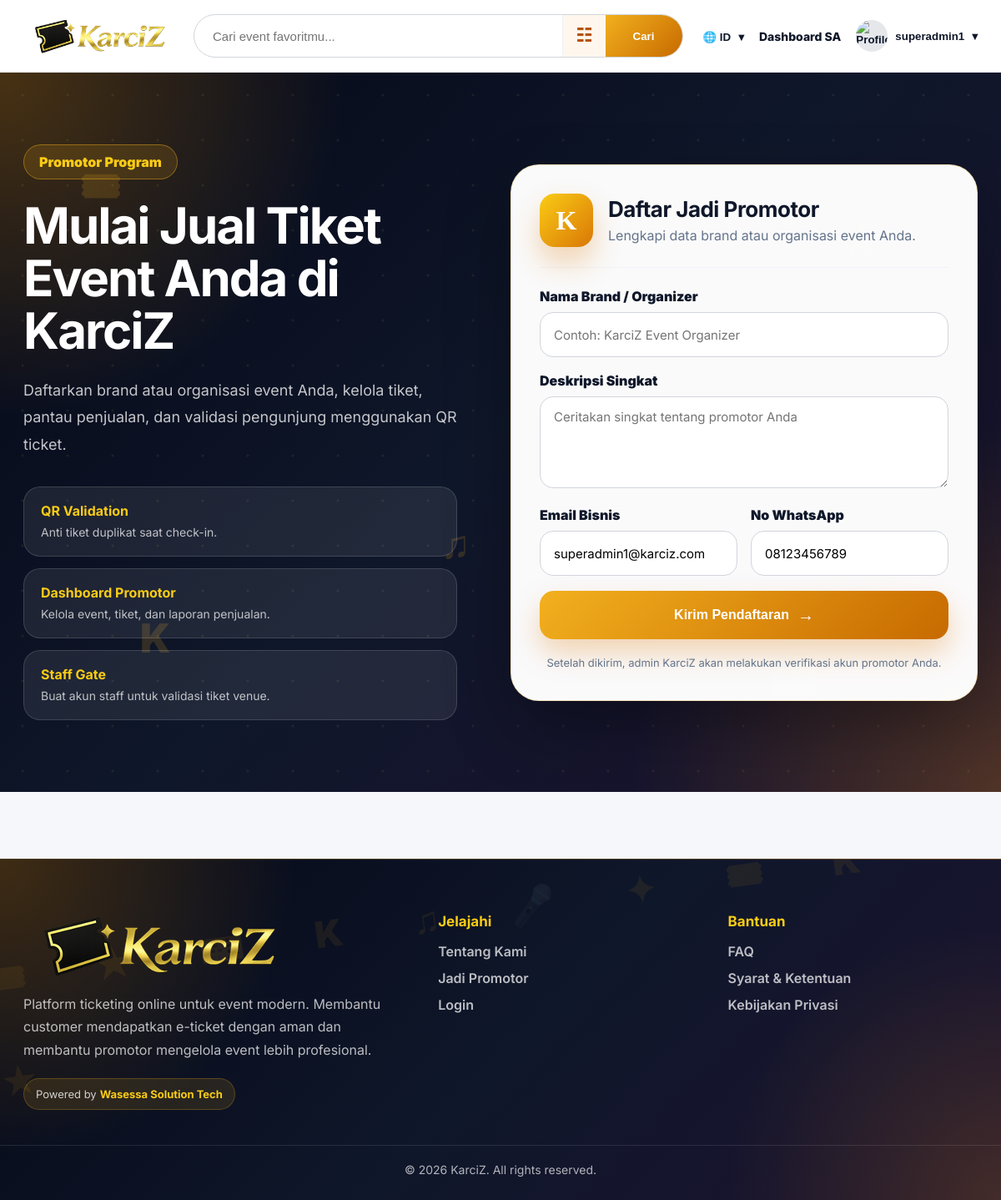
Page /register-promotor.php (signed in) on the committed database.
### tables this page shows
CREATE TABLE `users` (
  `id` int(11) NOT NULL,
  `username` varchar(50) DEFAULT NULL,
  `email` varchar(100) DEFAULT NULL,
  `password` varchar(255) DEFAULT NULL,
  `no_whatsapp` varchar(20) DEFAULT NULL,
  `role` enum('customer','organizer','superadmin','staff_gate') NOT NULL DEFAULT 'customer',
  `created_at` timestamp NOT NULL DEFAULT current_timestamp(),
  `profile_image` varchar(255) DEFAULT NULL,
  `status` enum('pending','approved','rejected') DEFAULT 'pending'
);

### register-promotor.php (the view, shortened to what this page needs)
<?php
include 'config.php';
$username_login = $_SESSION['user'];
$stmtUser = $conn->prepare("SELECT id, username, email, no_whatsapp FROM users WHERE username=? LIMIT 1");
$stmtUser->bind_param("s", $username_login);
$stmtUser->execute();
$user = $stmtUser->get_result()->fetch_assoc();
?>
<!DOCTYPE html>
<html lang="id">
<head>
    <link rel="stylesheet" href="/Karciz/assets/css/style.css?v=1">
    <link rel="stylesheet" href="/Karciz/assets/css/navbar.css?v=2">
    <link rel="stylesheet" href="/Karciz/assets/css/footer.css?v=1">
    <link rel="stylesheet" href="/Karciz/assets/css/register-promotor.css?v=1">
</head>
<body>
<?php include __DIR__ . '/components/navbar.php'; ?>
<main class="promotor-register-page">
    <section class="promotor-register-hero">
        <div class="promotor-pattern">
            <span>🎟</span><span>★</span><span>K</span><span>🎫</span><span>🎤</span><span>♫</span>
        </div>
        <div class="container">
            <div class="promotor-register-layout">
                <div class="promotor-copy">
                    <div class="promotor-badge">Promotor Program</div>
                    <h1>Mulai Jual Tiket Event Anda di KarciZ</h1>
                    <p>
                        Daftarkan brand atau organisasi event Anda, kelola tiket,
                        pantau penjualan, dan validasi pengunjung menggunakan QR ticket.
                    </p>
                    <div class="promotor-benefits">
                        <div>
                            <strong>QR Validation</strong>
                            <span>Anti tiket duplikat saat check-in.</span>
                        </div>
                        <div>
                            <strong>Dashboard Promotor</strong>
                            <span>Kelola event, tiket, dan laporan penjualan.</span>
                        </div>
                        <div>
                            <strong>Staff Gate</strong>
                            <span>Buat akun staff untuk validasi tiket venue.</span>
                        </div>
                    </div>
                </div>
                <div class="promotor-form-card">
                    <div class="form-header">
                        <div class="form-icon">K</div>
                        <div>
                            <h2>Daftar Jadi Promotor</h2>
                            <p>Lengkapi data brand atau organisasi event Anda.</p>
                        </div>
                    </div>
                    <form method="POST" class="promotor-form">
                        <div class="promotor-form-group">
                            <label>Nama Brand / Organizer</label>
                            <input
                                type="text"
                                name="nama_brand"
                                placeholder="Contoh: KarciZ Event Organizer"
                                required
                            >
                        </div>
                        <div class="promotor-form-group">
                            <label>Deskripsi Singkat</label>
                            <textarea
                                name="deskripsi_singkat"
                                placeholder="Ceritakan singkat tentang promotor Anda"
                                rows="4"
                                required
                            ></textarea>
                        </div>
                        <div class="promotor-form-grid">
                            <div class="promotor-form-group">
                                <label>Email Bisnis</label>
                                <input
                                    type="email"
                                    name="email_bisnis"
                                    value="<?= htmlspecialchars($user['email']); ?>"
                                    required
                                >
                            </div>
                            <div class="promotor-form-group">
                                <label>No WhatsApp</label>
                                <input
                                    type="text"
                                    name="no_wa"
                                    value="<?= htmlspecialchars($user['no_whatsapp']); ?>"
                                    placeholder="08123456789"
                                    required
                                >
                            </div>
                        </div>
                        <button type="submit" class="promotor-submit-btn">
                            Kirim Pendaftaran
                            <span>→</span>
                        </button>
                        <p class="promotor-note">
                            Setelah dikirim, admin KarciZ akan melakukan verifikasi akun promotor Anda.
                        </p>
                    </form>
                </div>
            </div>
        </div>
    </section>
</main>
<?php include __DIR__ . '/components/footer.php'; ?>
</body>
</html>

### components/navbar.php (shortened to what this page needs)
<?php
require_once __DIR__ . '/../config.php';
$lang = $_SESSION['lang'] ?? 'id';
$text = [
    'id' => [
        'search' => 'Cari event favoritmu...',
        'category' => 'Kategori',
        'all_category' => 'Semua Kategori',
        'location' => 'Lokasi',
        'date' => 'Tanggal',
        'show_finished' => 'Tampilkan event selesai',
        'apply_filter' => 'Terapkan Filter',
        'search_btn' => 'Cari',
        'login' => 'Login',
        'promoter_dashboard' => 'Dashboard Promotor',
        'admin_dashboard' => 'Dashboard SA',
        'my_karciz' => 'My KarciZ',
        'edit_profile' => 'Edit Profile',
        'my_ticket' => 'My Ticket',
        'logout' => 'Logout',
        'not_found' => 'Event tidak ditemukan.',
        'failed_search' => 'Gagal memuat hasil pencarian.'
    ],
    'en' => [
        'search' => 'Search your favorite event...',
        'category' => 'Category',
        'all_category' => 'All Categories',
        'location' => 'Location',
        'date' => 'Date',
        'show_finished' => 'Show finished events',
        'apply_filter' => 'Apply Filter',
        'search_btn' => 'Search',
        'login' => 'Log In',
        'promoter_dashboard' => 'Promoter Dashboard',
        'admin_dashboard' => 'Super Admin Dashboard',
        'my_karciz' => 'My KarciZ',
        'edit_profile' => 'Edit Profile',
        'my_ticket' => 'My Ticket',
        'logout' => 'Logout',
        'not_found' => 'Event not found.',
        'failed_search' => 'Failed to load search results.'
    ]
];
function tr_text($key) {
    global $text, $lang;
    return $text[$lang][$key] ?? $key;
}
$user_data = null;
$role = $_SESSION['role'] ?? null;
if (!empty($_SESSION['user'])) {
    $username = $_SESSION['user'];
    $stmt = $conn->prepare("SELECT username, profile_image FROM users WHERE username=? LIMIT 1");
    $stmt->bind_param("s", $username);
    $stmt->execute();
    $user_data = $stmt->get_result()->fetch_assoc();
}
$profile_img = $user_data && !empty($user_data['profile_image'])
    ? $user_data['profile_image']
    : 'default-profile.png';
$username_display = $user_data['username'] ?? 'Guest';
?>
<header class="premium-navbar">
  <div class="container premium-nav-wrap">
    <a href="/Karciz/index.php" class="premium-logo">
      <img src="/Karciz/assets/images/logo/logo.png" alt="KarciZ">
    </a>
    <form action="/Karciz/index.php" method="GET" class="premium-search" autocomplete="off">
      <div class="search-main">
        <input
          type="text"
          name="search"
          id="liveSearchInput"
          placeholder="<?= htmlspecialchars(tr_text('search')); ?>"
          value="<?= htmlspecialchars($_GET['search'] ?? ''); ?>"
        >
        <button type="button" class="filter-toggle" id="filterToggle">☷</button>
        <button type="submit" class="search-submit">
          <?= htmlspecialchars(tr_text('search_btn')); ?>
        </button>
      </div>
    </form>
    <nav class="premium-nav-menu" id="navMenu">
      <div class="language-dropdown">
        <button type="button" class="language-btn" id="languageBtn">
          🌐 <?= strtoupper($lang); ?> <span>▾</span>
        </button>
      </div>
      <?php if ($user_data) { ?>
        <?php if ($role === 'superadmin') { ?>
          <a href="/Karciz/super-admin/dashboard.php"><?= htmlspecialchars(tr_text('admin_dashboard')); ?></a>
        <?php } ?>
        <div class="profile-dropdown">
          <button type="button" class="profile-dropdown-btn" id="profileDropdownBtn">
            <img src="/Karciz/assets/images/profile/<?= htmlspecialchars($profile_img); ?>" alt="Profile">
            <strong><?= htmlspecialchars($username_display); ?></strong>
            <span>▾</span>
          </button>
        </div>
      <?php } else { ?>
        <a href="/Karciz/login.php" class="nav-login-btn"><?= htmlspecialchars(tr_text('login')); ?></a>
      <?php } ?>
    </nav>
  </div>
</header>

### assets/css/style.css (style rules this page uses)
* { margin: 0; padding: 0; box-sizing: border-box; }
html, body { width: 100%; min-height: 100%; overflow-x: hidden; font-family: 'Inter', sans-serif; background: #f5f7fb; color: #0f172a; }
body { display: flex; flex-direction: column; }
main { flex: 1; }
img { max-width: 100%; display: block; }
.container { width: 100%; max-width: 1240px; margin: 0 auto; padding: 0 28px; }

### assets/css/navbar.css (style rules this page uses)
.premium-navbar { width: 100%; background: rgba(255,255,255,.98); border-bottom: 1px solid #e5e7eb; position: sticky; top: 0; z-index: 9999; backdrop-filter: blur(14px); }
.premium-nav-wrap { min-height: 86px; display: grid; grid-template-columns: 180px 1fr auto; align-items: center; gap: 24px; }
.premium-logo { display: inline-flex; align-items: center; text-decoration: none; }
.premium-logo img { height: 46px; width: auto; object-fit: contain; }
.premium-search { position: relative; width: 100%; max-width: 680px; justify-self: center; }
.search-main { display: grid; grid-template-columns: 1fr 52px 92px; height: 52px; background: #fff; border: 1px solid #d1d5db; border-radius: 999px; overflow: hidden; transition: .22s ease; }
.search-main input { border: none; outline: none; padding: 0 22px; font-size: 15px; background: transparent; color: #0f172a; }
.filter-toggle { border: none; background: #fff7ed; color: #b45309; font-size: 22px; font-weight: 900; cursor: pointer; border-left: 1px solid #eef2f7; }
.search-submit { border: none; background: linear-gradient(135deg, #f2b01e, #c76a00); color: #fff; font-weight: 900; cursor: pointer; }
.premium-nav-menu { display: flex; align-items: center; gap: 18px; }
.premium-nav-menu a { color: #0f172a; text-decoration: none; font-weight: 800; font-size: 14px; }
.language-dropdown, .profile-dropdown { position: relative; }
.language-btn, .profile-dropdown-btn { display: inline-flex; align-items: center; gap: 9px; border: none; background: transparent; cursor: pointer; font-weight: 900; color: #0f172a; }
.profile-dropdown-btn img { width: 38px; height: 38px; border-radius: 999px; object-fit: cover; background: #e5e7eb; }
.premium-navbar { transition: background .28s ease, box-shadow .28s ease, border-color .28s ease, backdrop-filter .28s ease; }

### rows in the picture
users: username "superadmin1", email_bisnis "superadmin1@karciz.com", no_wa "08123456789"

### other values in the picture
tr_text('search_btn') "Cari"
$lang "ID"
tr_text('admin_dashboard') "Dashboard SA"
